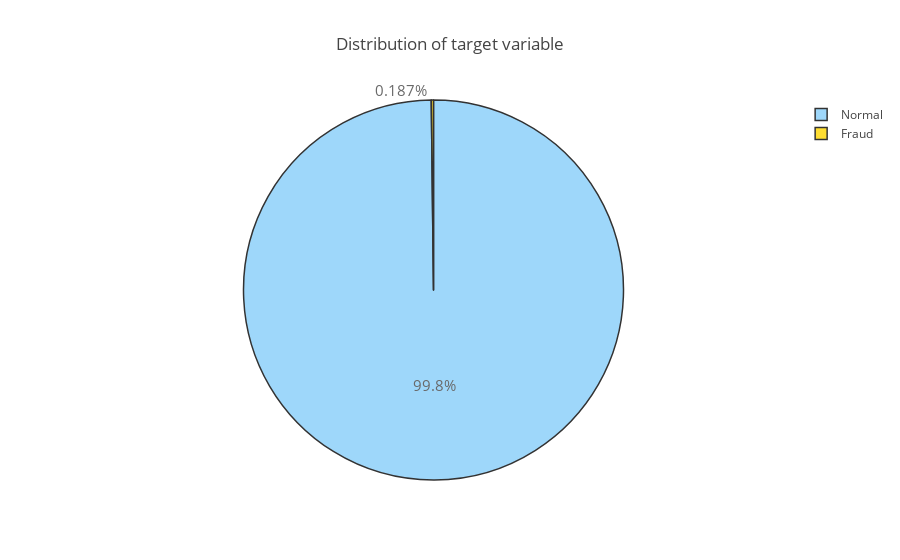

Notebook code cell kept with this figure:
### Markdown cell above
#### 这个厉害诶，都不用username & password的

### Code cell
fraud = data[(data['Class'] != 0)]
normal = data[(data['Class'] == 0)]

trace = go.Pie(labels = ['Normal', 'Fraud'], values = data['Class'].value_counts(), 
               textfont=dict(size=15), opacity = 0.8,
               marker=dict(colors=['lightskyblue','gold'], 
                           line=dict(color='#000000', width=1.5)))


layout = dict(title =  'Distribution of target variable')
           
fig = dict(data = [trace], layout=layout)
py.iplot(fig)

### Figure 1 — Plotly figure (JSON) as saved in the notebook; plotly's stock layout.template omitted (floating-point values rounded to 4 significant figures)
{"data": [{"labels": ["Normal", "Fraud"], "marker": {"colors": ["lightskyblue", "gold"], "line": {"color": "#000000", "width": 1.5}}, "opacity": 0.8, "textfont": {"size": 15}, "type": "pie", "uid": "02583f61-4ece-4d0a-a82e-ddacaa946cf9", "values": [85282, 160]}], "layout": {"title": "Distribution of target variable"}}
